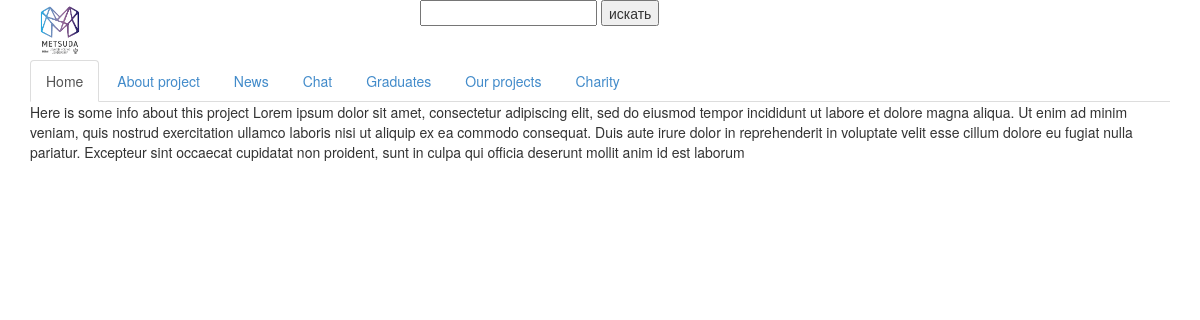
The page /about/ on the database its author committed.
### web_service/models.py (models this page shows, shortened)
class StaticPage(models.Model):
    slug = models.CharField(max_length=60, unique=True)
    item_title = models.CharField(max_length=110)
    item_text = models.TextField(max_length=3000)

### web_service/views.py (the view)
# urls.py: path('about/', views.about, name='about'),
def about(request):
	context ={
	'about_text' : StaticPage.objects.get(slug='About'),
	}
	return render(request, 'about.html', context)

### web_service/templates/about.html (shortened to what this page needs)
{%extends "base.html"%}
{%block content %}
	<div class="container">
		{{about_text.item_title}}
		{{about_text.item_text}}
	</div>
{%endblock content %}

### web_service/static/css/style.css (style rules this page uses)
* { transition: 0.5s; }

### rows shown on the page
StaticPage: item_title "Here is some info about this project", item_text "Lorem ipsum dolor sit amet, consectetur adipiscing elit, sed do eiusmod tempor incididunt ut labore et dolore magna aliqua. Ut enim ad minim veniam, quis nostrud exercitation ullamco laboris nisi ut aliquip ex ea commodo consequat. Duis aute irure dolor in reprehenderit in voluptate velit esse cillum dolore eu fugiat nulla pariatur. Excepteur sint occaecat cupidatat non proident, sunt in culpa qui officia deserunt mollit anim id est laborum"
